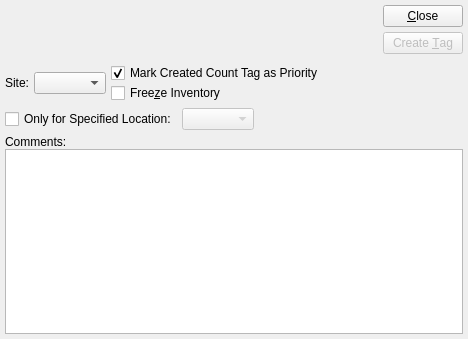
<?xml version="1.0" encoding="UTF-8"?>
<ui version="4.0">
 <comment>This file is part of the xTuple ERP: PostBooks Edition, a free and
open source Enterprise Resource Planning software suite,
Copyright (c) 1999-2019 by OpenMFG LLC, d/b/a xTuple.
It is licensed to you under the Common Public Attribution License
version 1.0, the full text of which (including xTuple-specific Exhibits)
is available at www.xtuple.com/CPAL.  By using this software, you agree
to be bound by its terms.</comment>
 <class>createCountTagsByItem</class>
 <widget class="QDialog" name="createCountTagsByItem">
  <property name="geometry">
   <rect>
    <x>0</x>
    <y>0</y>
    <width>468</width>
    <height>339</height>
   </rect>
  </property>
  <property name="windowTitle">
   <string>Create Count Tag by Item/Site</string>
  </property>
  <layout class="QVBoxLayout">
   <item>
    <layout class="QHBoxLayout">
     <property name="margin">
      <number>0</number>
     </property>
     <item>
      <widget class="ItemCluster" name="_item"/>
     </item>
     <item>
      <layout class="QHBoxLayout">
       <property name="spacing">
        <number>0</number>
       </property>
       <property name="margin">
        <number>0</number>
       </property>
       <item>
        <spacer name="Spacer181">
         <property name="orientation">
          <enum>Qt::Horizontal</enum>
         </property>
         <property name="sizeType">
          <enum>QSizePolicy::Expanding</enum>
         </property>
         <property name="sizeHint" stdset="0">
          <size>
           <width>20</width>
           <height>20</height>
          </size>
         </property>
        </spacer>
       </item>
       <item>
        <layout class="QVBoxLayout">
         <property name="spacing">
          <number>0</number>
         </property>
         <property name="margin">
          <number>0</number>
         </property>
         <item>
          <layout class="QVBoxLayout">
           <property name="margin">
            <number>0</number>
           </property>
           <item>
            <widget class="QPushButton" name="_close">
             <property name="text">
              <string>&amp;Close</string>
             </property>
            </widget>
           </item>
           <item>
            <widget class="QPushButton" name="_create">
             <property name="enabled">
              <bool>false</bool>
             </property>
             <property name="text">
              <string>Create &amp;Tag</string>
             </property>
             <property name="default">
              <bool>true</bool>
             </property>
            </widget>
           </item>
          </layout>
         </item>
         <item>
          <spacer name="Spacer5">
           <property name="orientation">
            <enum>Qt::Vertical</enum>
           </property>
           <property name="sizeType">
            <enum>QSizePolicy::Fixed</enum>
           </property>
           <property name="sizeHint" stdset="0">
            <size>
             <width>20</width>
             <height>4</height>
            </size>
           </property>
          </spacer>
         </item>
        </layout>
       </item>
      </layout>
     </item>
    </layout>
   </item>
   <item>
    <layout class="QHBoxLayout">
     <property name="margin">
      <number>0</number>
     </property>
     <item>
      <layout class="QVBoxLayout">
       <property name="spacing">
        <number>0</number>
       </property>
       <property name="margin">
        <number>0</number>
       </property>
       <item>
        <layout class="QHBoxLayout">
         <property name="margin">
          <number>0</number>
         </property>
         <item>
          <widget class="QLabel" name="_warehouseLit">
           <property name="text">
            <string>Site:</string>
           </property>
           <property name="alignment">
            <set>Qt::AlignRight|Qt::AlignTrailing|Qt::AlignVCenter</set>
           </property>
          </widget>
         </item>
         <item>
          <widget class="WComboBox" name="_warehouse"/>
         </item>
        </layout>
       </item>
       <item>
        <spacer name="Spacer57">
         <property name="orientation">
          <enum>Qt::Vertical</enum>
         </property>
         <property name="sizeType">
          <enum>QSizePolicy::Preferred</enum>
         </property>
         <property name="sizeHint" stdset="0">
          <size>
           <width>20</width>
           <height>0</height>
          </size>
         </property>
        </spacer>
       </item>
      </layout>
     </item>
     <item>
      <layout class="QVBoxLayout">
       <property name="spacing">
        <number>0</number>
       </property>
       <property name="margin">
        <number>0</number>
       </property>
       <item>
        <layout class="QHBoxLayout">
         <property name="spacing">
          <number>0</number>
         </property>
         <property name="margin">
          <number>0</number>
         </property>
         <item>
          <widget class="QCheckBox" name="_priority">
           <property name="text">
            <string>Mark Created Count Tag as Priority</string>
           </property>
           <property name="checked">
            <bool>true</bool>
           </property>
          </widget>
         </item>
         <item>
          <spacer name="Spacer3">
           <property name="orientation">
            <enum>Qt::Horizontal</enum>
           </property>
           <property name="sizeType">
            <enum>QSizePolicy::Expanding</enum>
           </property>
           <property name="sizeHint" stdset="0">
            <size>
             <width>20</width>
             <height>20</height>
            </size>
           </property>
          </spacer>
         </item>
        </layout>
       </item>
       <item>
        <layout class="QHBoxLayout">
         <property name="spacing">
          <number>0</number>
         </property>
         <property name="margin">
          <number>0</number>
         </property>
         <item>
          <widget class="QCheckBox" name="_freeze">
           <property name="text">
            <string>Free&amp;ze Inventory</string>
           </property>
          </widget>
         </item>
         <item>
          <spacer name="Spacer4">
           <property name="orientation">
            <enum>Qt::Horizontal</enum>
           </property>
           <property name="sizeType">
            <enum>QSizePolicy::Expanding</enum>
           </property>
           <property name="sizeHint" stdset="0">
            <size>
             <width>20</width>
             <height>20</height>
            </size>
           </property>
          </spacer>
         </item>
        </layout>
       </item>
      </layout>
     </item>
    </layout>
   </item>
   <item>
    <layout class="QHBoxLayout">
     <property name="margin">
      <number>0</number>
     </property>
     <item>
      <widget class="QCheckBox" name="_byLocation">
       <property name="text">
        <string>Only for Specified Location:</string>
       </property>
      </widget>
     </item>
     <item>
      <layout class="QHBoxLayout">
       <property name="spacing">
        <number>0</number>
       </property>
       <property name="margin">
        <number>0</number>
       </property>
       <item>
        <widget class="XComboBox" name="_location">
         <property name="enabled">
          <bool>false</bool>
         </property>
        </widget>
       </item>
       <item>
        <spacer name="spacer6">
         <property name="orientation">
          <enum>Qt::Horizontal</enum>
         </property>
         <property name="sizeType">
          <enum>QSizePolicy::MinimumExpanding</enum>
         </property>
         <property name="sizeHint" stdset="0">
          <size>
           <width>51</width>
           <height>20</height>
          </size>
         </property>
        </spacer>
       </item>
      </layout>
     </item>
    </layout>
   </item>
   <item>
    <layout class="QVBoxLayout">
     <property name="spacing">
      <number>0</number>
     </property>
     <property name="margin">
      <number>0</number>
     </property>
     <item>
      <widget class="QLabel" name="_commentsLit">
       <property name="text">
        <string>Comments:</string>
       </property>
      </widget>
     </item>
     <item>
      <widget class="XTextEdit" name="_comments"/>
     </item>
    </layout>
   </item>
  </layout>
 </widget>
 <layoutdefault spacing="5" margin="5"/>
 <customwidgets>
  <customwidget>
   <class>ItemCluster</class>
   <extends>QWidget</extends>
   <header>itemcluster.h</header>
   <container>1</container>
  </customwidget>
  <customwidget>
   <class>WComboBox</class>
   <extends>XComboBox</extends>
   <header>wcombobox.h</header>
  </customwidget>
  <customwidget>
   <class>XComboBox</class>
   <extends>QComboBox</extends>
   <header>xcombobox.h</header>
  </customwidget>
  <customwidget>
   <class>XTextEdit</class>
   <extends>QTextEdit</extends>
   <header>xtextedit.h</header>
  </customwidget>
 </customwidgets>
 <tabstops>
  <tabstop>_item</tabstop>
  <tabstop>_warehouse</tabstop>
  <tabstop>_priority</tabstop>
  <tabstop>_freeze</tabstop>
  <tabstop>_byLocation</tabstop>
  <tabstop>_location</tabstop>
  <tabstop>_comments</tabstop>
  <tabstop>_create</tabstop>
  <tabstop>_close</tabstop>
 </tabstops>
 <includes>
  <include location="global">parameter.h</include>
 </includes>
 <resources/>
 <connections>
  <connection>
   <sender>_close</sender>
   <signal>clicked()</signal>
   <receiver>createCountTagsByItem</receiver>
   <slot>reject()</slot>
   <hints>
    <hint type="sourcelabel">
     <x>20</x>
     <y>20</y>
    </hint>
    <hint type="destinationlabel">
     <x>20</x>
     <y>20</y>
    </hint>
   </hints>
  </connection>
  <connection>
   <sender>_item</sender>
   <signal>valid(bool)</signal>
   <receiver>_create</receiver>
   <slot>setEnabled(bool)</slot>
   <hints>
    <hint type="sourcelabel">
     <x>20</x>
     <y>20</y>
    </hint>
    <hint type="destinationlabel">
     <x>20</x>
     <y>20</y>
    </hint>
   </hints>
  </connection>
  <connection>
   <sender>_item</sender>
   <signal>warehouseIdChanged(int)</signal>
   <receiver>_warehouse</receiver>
   <slot>setId(int)</slot>
   <hints>
    <hint type="sourcelabel">
     <x>20</x>
     <y>20</y>
    </hint>
    <hint type="destinationlabel">
     <x>20</x>
     <y>20</y>
    </hint>
   </hints>
  </connection>
  <connection>
   <sender>_item</sender>
   <signal>newId(int)</signal>
   <receiver>_warehouse</receiver>
   <slot>findItemsites(int)</slot>
   <hints>
    <hint type="sourcelabel">
     <x>20</x>
     <y>20</y>
    </hint>
    <hint type="destinationlabel">
     <x>20</x>
     <y>20</y>
    </hint>
   </hints>
  </connection>
  <connection>
   <sender>_byLocation</sender>
   <signal>toggled(bool)</signal>
   <receiver>_location</receiver>
   <slot>setEnabled(bool)</slot>
   <hints>
    <hint type="sourcelabel">
     <x>20</x>
     <y>20</y>
    </hint>
    <hint type="destinationlabel">
     <x>20</x>
     <y>20</y>
    </hint>
   </hints>
  </connection>
 </connections>
</ui>
